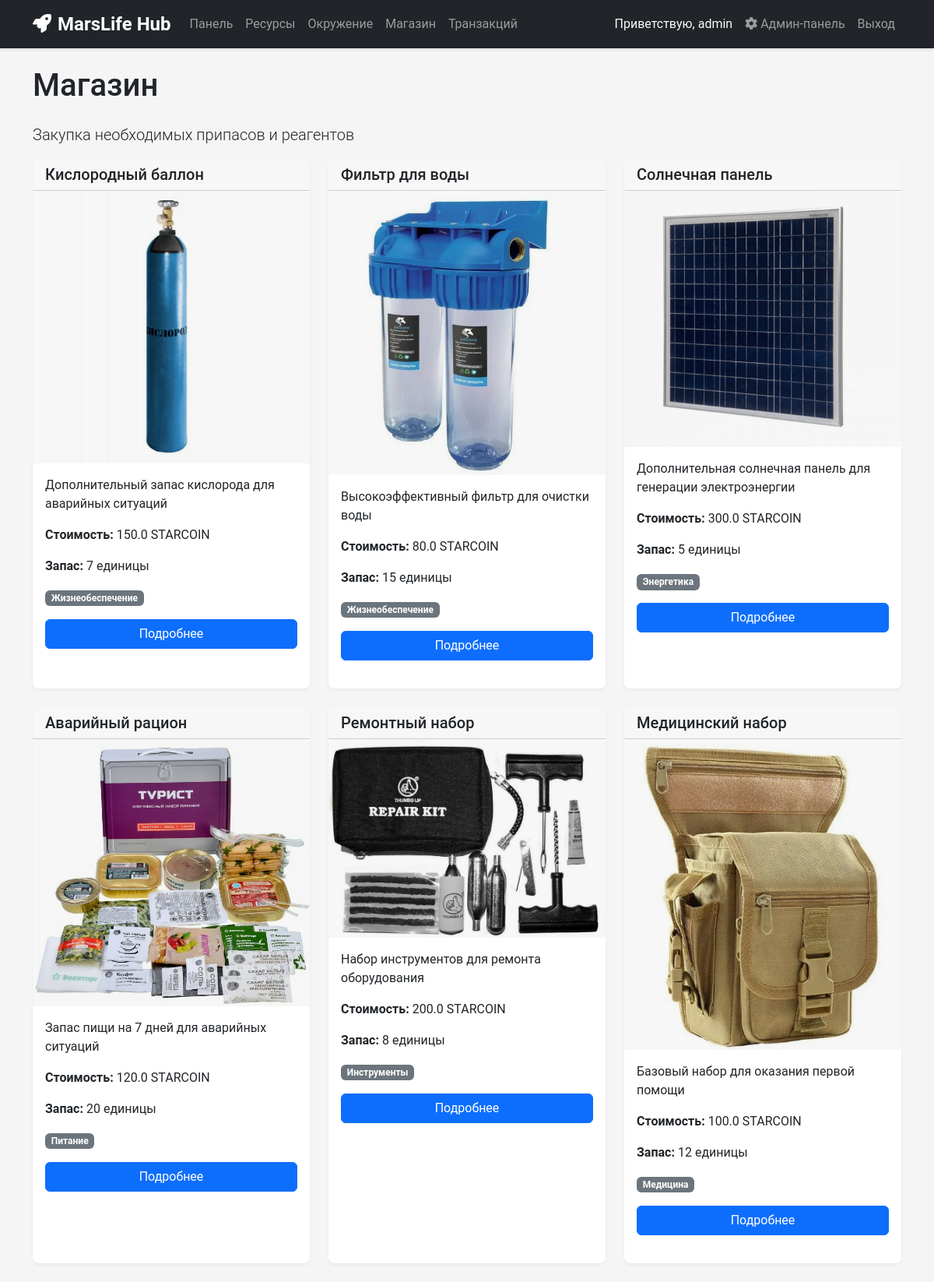
Page /store (signed in) on the earlier database version.
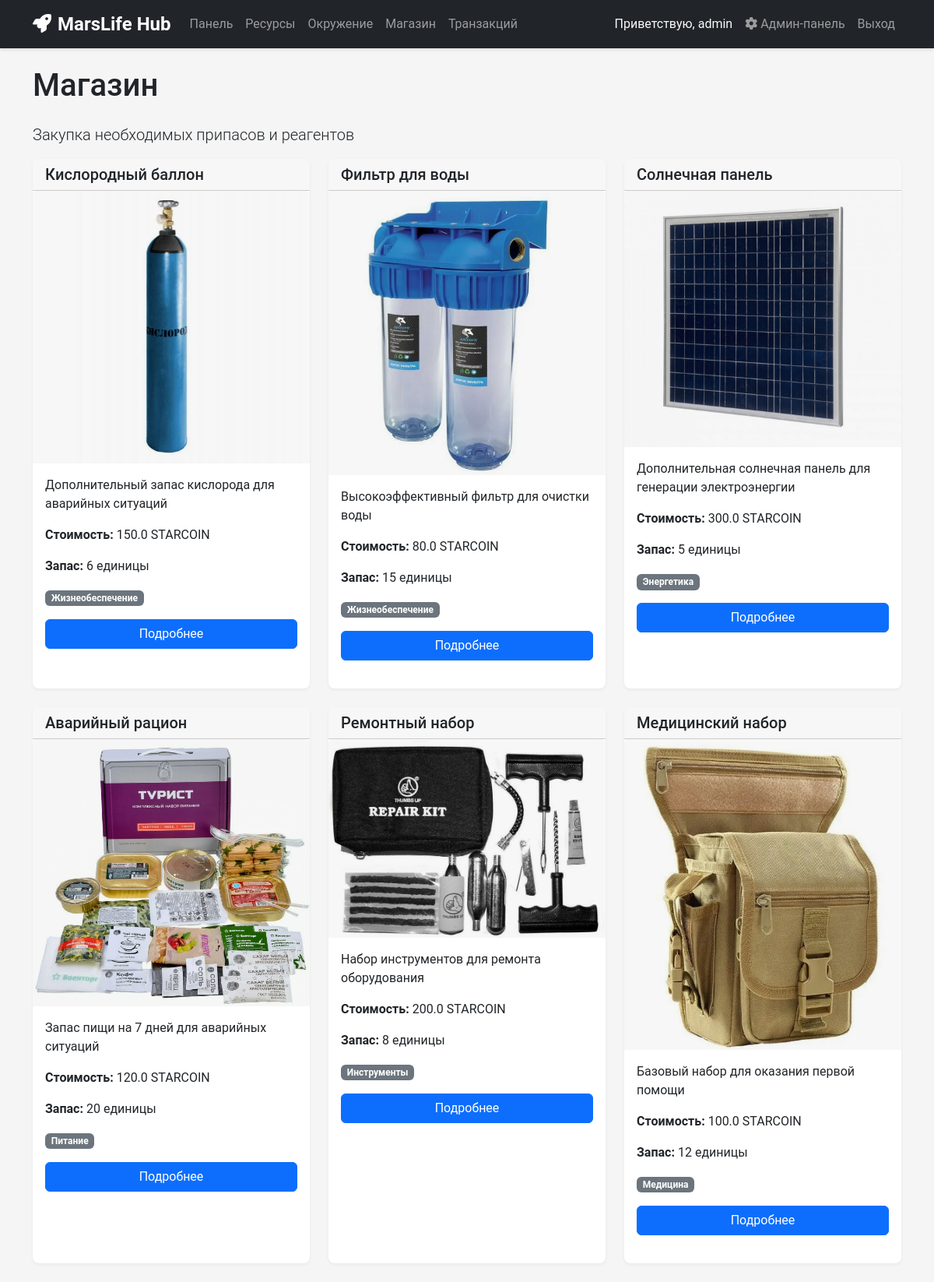
Same page on the later database version.
### app_copy.py (models this page shows)
class Product(db.Model):
    id = db.Column(db.Integer, primary_key=True)
    name = db.Column(db.String(100), nullable=False)
    description = db.Column(db.Text)
    price = db.Column(db.Float, nullable=False)
    stock = db.Column(db.Integer, nullable=False)
    category = db.Column(db.String(50))
    image = db.Column(db.String(200))

### app_copy.py (the view, shortened to what this page needs)
@app.route('/store')
def store():
    if 'user_id' not in session:
        return redirect(url_for('login'))
    user = User.query.get(session['user_id'])
    products = Product.query.all()
    return render_template('store.html', products=products, user=user)

### templates/store.html (shortened to what this page needs)
{% extends 'base.html' %}
{% block content %}
<div class="row">
    <div class="col-12">
        <h1 class="mb-4">Магазин</h1>
        <p class="lead">Закупка необходимых припасов и реагентов</p>
    </div>
</div>
<div class="row">
    {% for product in products %}
    <div class="col-md-4 mb-4">
        <div class="card h-100">
            <div class="card-header">
                <h5 class="card-title mb-0">{{ product.name }}</h5>
            </div>
            <img src="{{ url_for('static', filename='img/' + product.image) }}" class="card-img-top" alt="{{ product.name }}"
                 onerror="this.src='{{ url_for('static', filename='img/placeholder.jpg') }}'">
            <div class="card-body">
                <p class="card-text">{{ product.description }}</p>
                <p><strong>Стоимость:</strong> {{ product.price }} STARCOIN</p>
                <p><strong>Запас:</strong> {{ product.stock }} единицы</p>
                <p><span class="badge bg-secondary">{{ product.category }}</span></p>
                <div class="d-grid">
                    <a href="{{ url_for('product_detail', product_id=product.id) }}" class="btn btn-primary">Подробнее</a>
                </div>
            </div>
        </div>
    </div>
    {% endfor %}
</div>
{% endblock %}

### templates/base.html (shortened to what this page needs)
<!DOCTYPE html>
<html lang="en">
<head>
    <link rel="stylesheet" href="https://cdn.jsdelivr.net/npm/bootstrap@5.2.3/dist/css/bootstrap.min.css">
    <link rel="stylesheet" href="{{ url_for('static', filename='css/style.css') }}">
</head>
<body>
    <nav class="navbar navbar-expand-lg navbar-dark bg-dark">
        <div class="container">
            <a class="navbar-brand" href="{{ url_for('index') }}">
                <i class="fas fa-rocket me-2"></i>MarsLife Hub
            </a>
            <div class="collapse navbar-collapse" id="navbarNav">
                <ul class="navbar-nav me-auto">
                    {% if 'user_id' in session %}
                    <li class="nav-item">
                        <a class="nav-link" href="{{ url_for('index') }}">Панель</a>
                    </li>
                    <li class="nav-item">
                        <a class="nav-link" href="{{ url_for('resources') }}">Ресурсы</a>
                    </li>
                    <li class="nav-item">
                        <a class="nav-link" href="{{ url_for('environment') }}">Окружение</a>
                    </li>
                    <li class="nav-item">
                        <a class="nav-link" href="{{ url_for('store') }}">Магазин</a>
                    </li>
                    <li class="nav-item">
                        <a class="nav-link" href="{{ url_for('transactions') }}">Транзакций</a>
                    </li>
                    {% endif %}
                </ul>
                <ul class="navbar-nav">
                    {% if 'user_id' in session %}
                    <li class="nav-item">
                        <span class="nav-link text-light">Приветствую, {{ session['username'] }}</span>
                    </li>
                    {% if session.get('is_admin') or (user and user.role == 'admin') %}
                    <li class="nav-item">
                        <a class="nav-link" href="{{ url_for('admin_dashboard') }}">
                            <i class="fas fa-cog me-1"></i>Админ-панель
                        </a>
                    </li>
                    {% endif %}
                    <li class="nav-item">
                        <a class="nav-link" href="{{ url_for('logout') }}">Выход</a>
                    </li>
                    {% endif %}
                </ul>
            </div>
        </div>
    </nav>
    <div class="container mt-4">
        {% block content %}{% endblock %}
    </div>
</body>
</html>

### static/css/style.css (style rules this page uses)
body { background-color: #f5f5f5; font-family: 'Roboto', sans-serif; }
.navbar { box-shadow: 0 2px 4px rgba(0, 0, 0, 0.1); }
.navbar-brand { font-weight: bold; font-size: 1.5rem; }
.card { box-shadow: 0 2px 4px rgba(0, 0, 0, 0.05); border-radius: 8px; border: none; margin-bottom: 20px; }
.card-header { border-radius: 8px 8px 0 0 !important; font-weight: 600; }

Differences in the rows shown:
changed Product "Кислородный баллон": stock "7" → "6"
